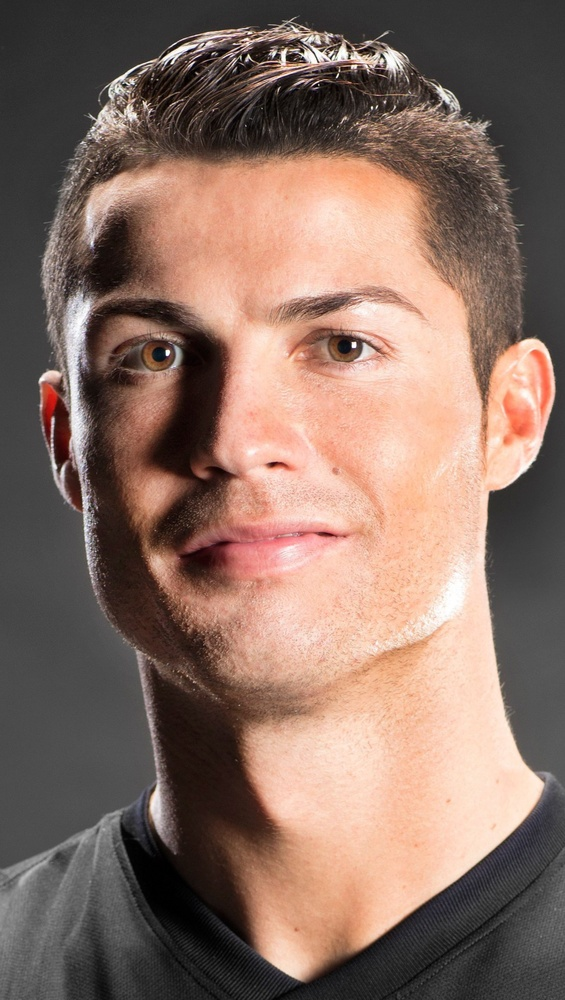
#> input picture Images/123.jpg, 565 x 1000 px, shrunk from 1220 x 2160 before the run
$ python -i image_quality.py   (imports and definitions only)   (older library calls are emulated)
#> lines starting #> are read from the running program, lines starting #| are printed output that depends on the picture
# image_quality.py
import cv2
import numpy as np
import datetime

LOG_FILE = "quality_log.txt"


def log_quality_issue(reason, value=None):
    """
    Writes a timestamped log entry to quality_log.txt.
    """
    timestamp = datetime.datetime.now().strftime("%Y-%m-%d %H:%M:%S")
    entry = f"[{timestamp}] {reason}"
    if value is not None:
        entry += f" (Value: {value:.2f})"
    entry += "\n"
    with open(LOG_FILE, "a") as f:
        f.write(entry)


def is_blurry(image, threshold=35):
    """
    Detects blur using Laplacian variance.
    Relaxed threshold → accepts slightly soft images too.
    """
    gray = cv2.cvtColor(image, cv2.COLOR_RGB2GRAY)
    variance = cv2.Laplacian(gray, cv2.CV_64F).var()
    if variance < threshold:
        log_quality_issue("Blurry Image", variance)
        return True
    return False


def is_too_dark_or_bright(image, dark_thresh=30, bright_thresh=230):
    """
    Checks whether an image is too dark or too bright.
    Relaxed thresholds so normal lighting passes.
    """
    gray = cv2.cvtColor(image, cv2.COLOR_RGB2GRAY)
    mean_intensity = np.mean(gray)

    if mean_intensity < dark_thresh:
        log_quality_issue("Too Dark", mean_intensity)
        return True
    elif mean_intensity > bright_thresh:
        log_quality_issue("Too Bright", mean_intensity)
        return True

    return False


def is_face_too_small(face_box, frame_shape, min_ratio=0.02):
    """
    Detects if the detected face is too small relative to the frame.
    Relaxed from 5% → 2% of frame area.
    """
    (x1, y1, x2, y2) = face_box
    h, w = frame_shape[:2]
    face_area = (x2 - x1) * (y2 - y1)
    frame_area = h * w
    ratio = face_area / frame_area

    if ratio < min_ratio:
        log_quality_issue("Face Too Small", ratio)
        return True
    return False


def is_good_quality(face_img, face_box=None, frame_shape=None):
    """
    Returns True if the image passes all checks, False otherwise.
    Logs reasons internally.
    Relaxed checks for real-world attendance use.
    """
    if face_img is None or face_img.size == 0:
        log_quality_issue("Empty Face Image")
        return False

    # Check blur
    if is_blurry(face_img):
        return False

    # Check lighting
    if is_too_dark_or_bright(face_img):
        return False

    # Check face size (optional)
    if face_box is not None and frame_shape is not None:
        if is_face_too_small(face_box, frame_shape):
            return False

    return True

>>> import cv2
>>> picture = cv2.cvtColor(cv2.imread('Images/123.jpg'), cv2.COLOR_BGR2RGB)
>>> result = is_good_quality(picture)
#> in is_blurry, `gray = cv2.cvtColor(image, cv2.COLOR_RGB2GRAY)`:
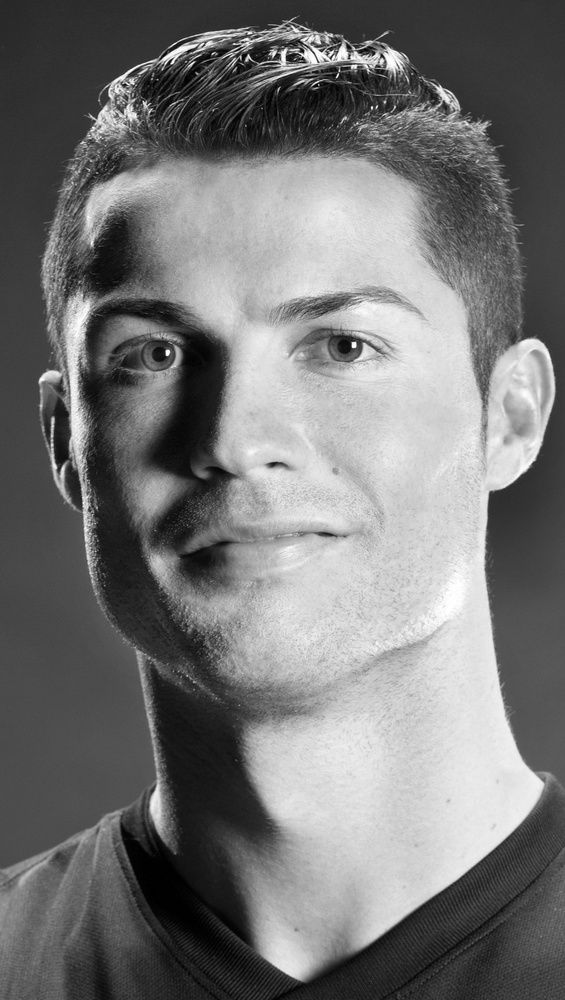
#> gray: shape (1000, 565); min 0, max 255, mean 117.6
#> in is_blurry, `variance = cv2.Laplacian(gray, cv2.CV_64F).var()`: variance = 780.3
#> in is_too_dark_or_bright, `mean_intensity = np.mean(gray)`: mean_intensity = 117.6
#> result = True

$ run again, on Images/143.jpg
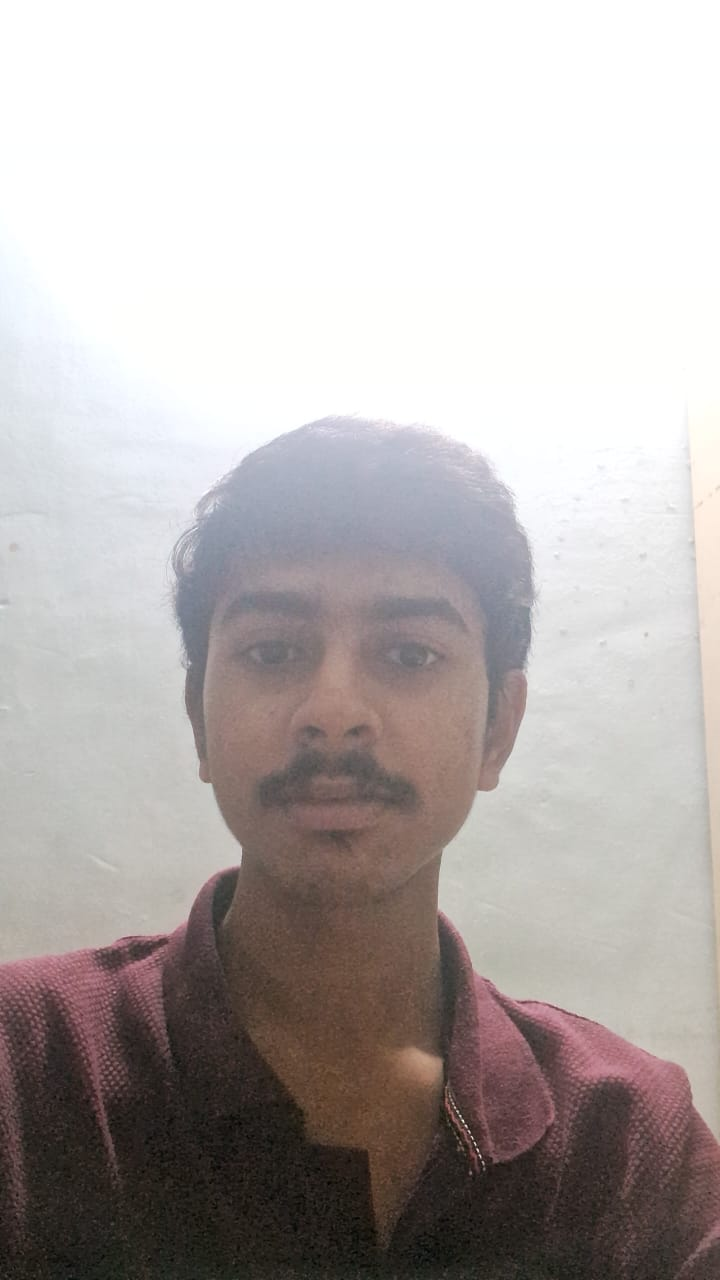
#> input picture Images/143.jpg, 720 x 1280 px
#> in is_blurry, `gray = cv2.cvtColor(image, cv2.COLOR_RGB2GRAY)`:
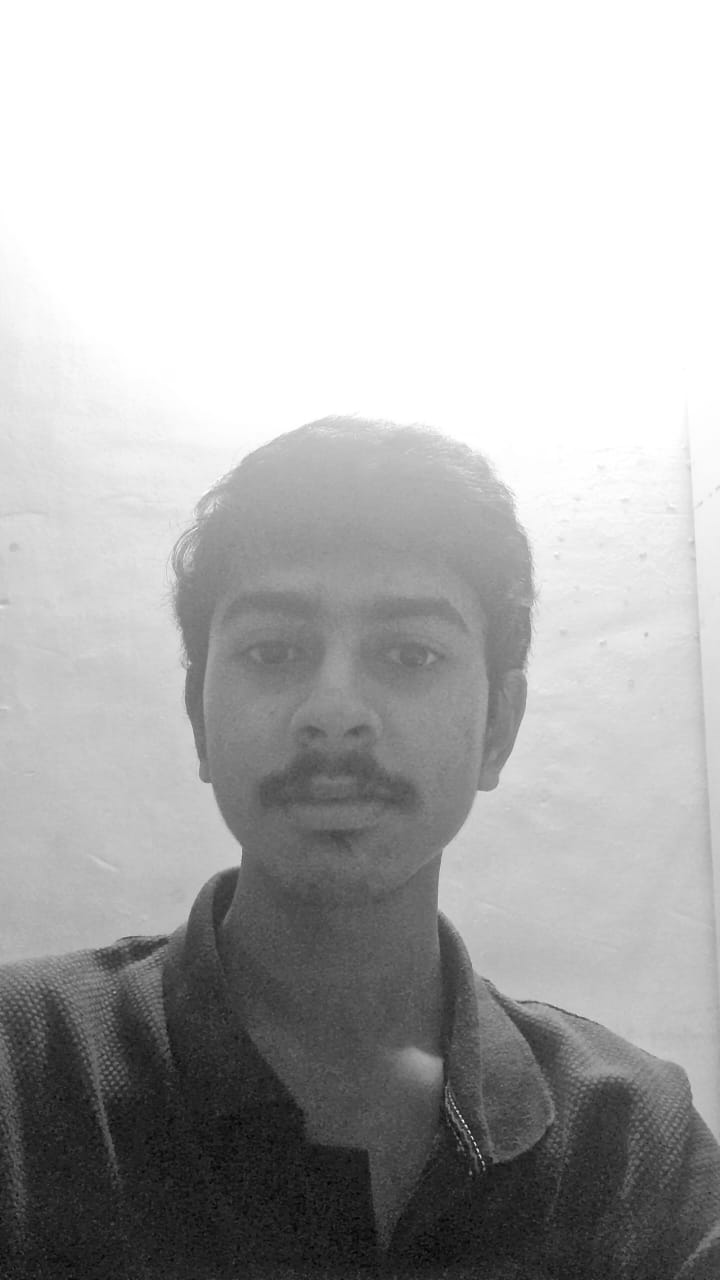
#> gray: shape (1280, 720); min 1, max 255, mean 177
#> variance = 47.21
#> mean_intensity = 177
#> result = True

$ run again, on Images/175.jpg
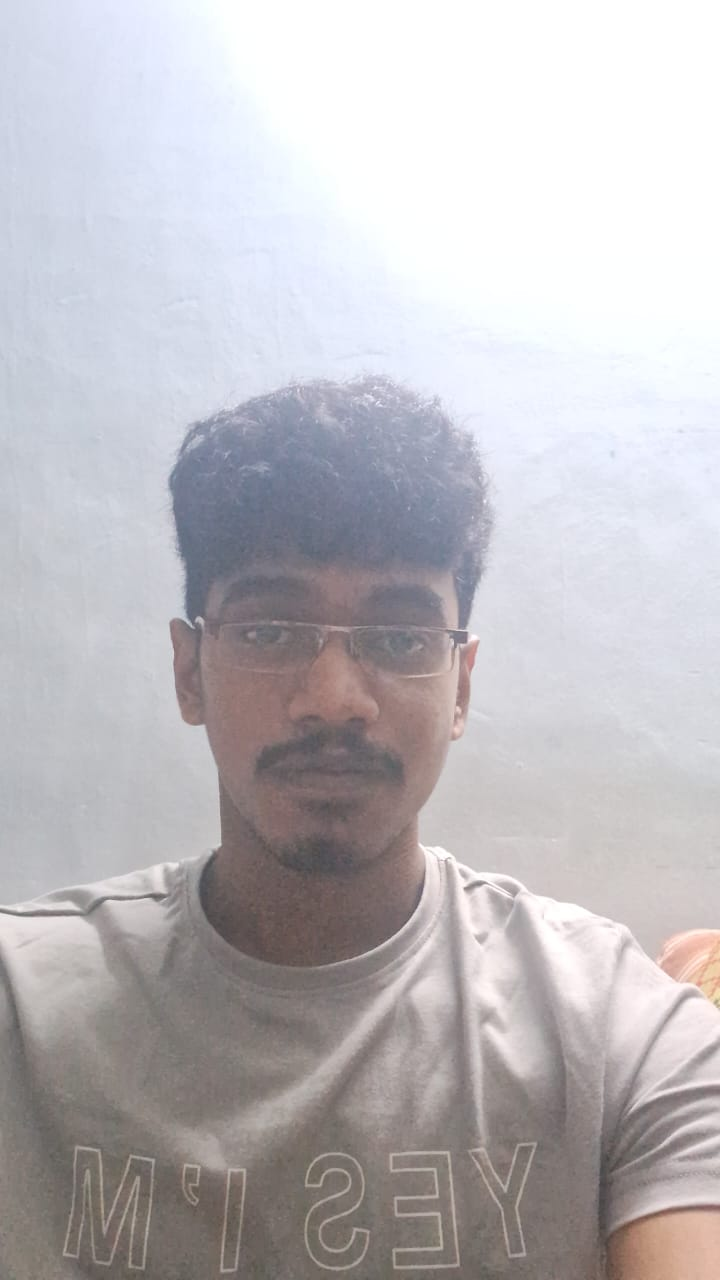
#> input picture Images/175.jpg, 720 x 1280 px
#> in is_blurry, `gray = cv2.cvtColor(image, cv2.COLOR_RGB2GRAY)`:
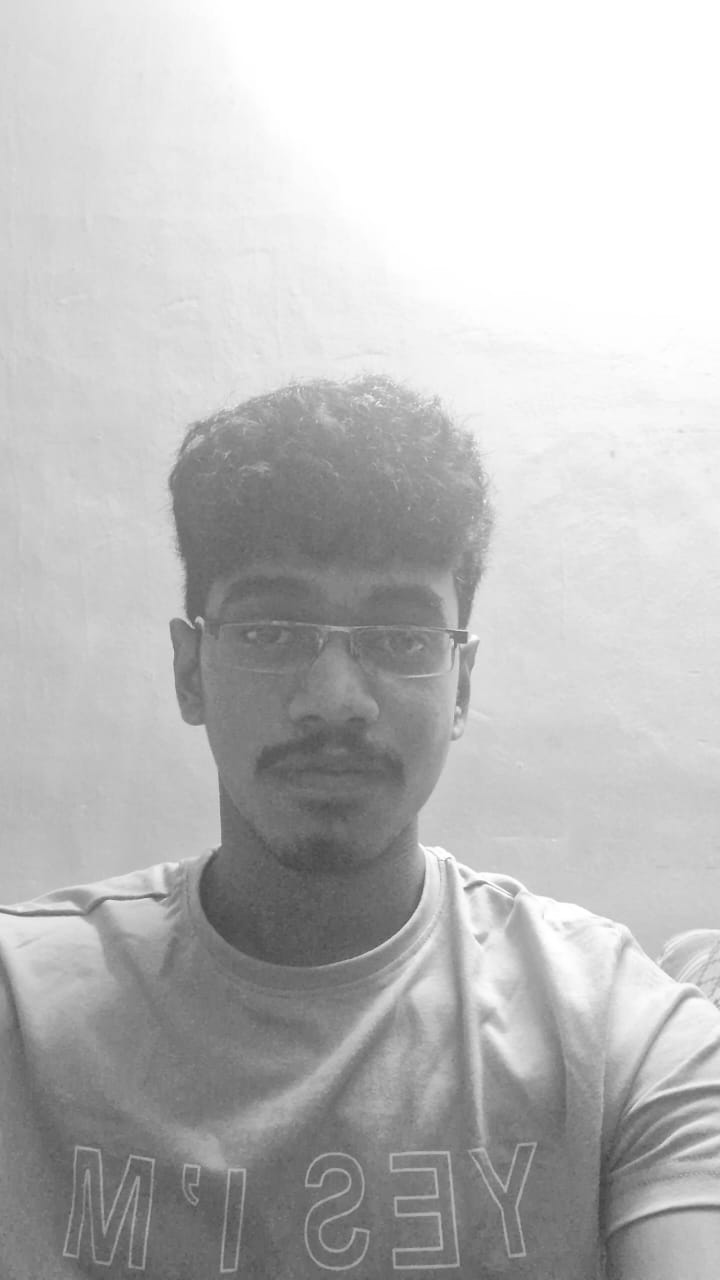
#> gray: shape (1280, 720); min 67, max 255, mean 188.4
#> variance = 26.93
#> result = False

$ run again, on Images/456.jpeg
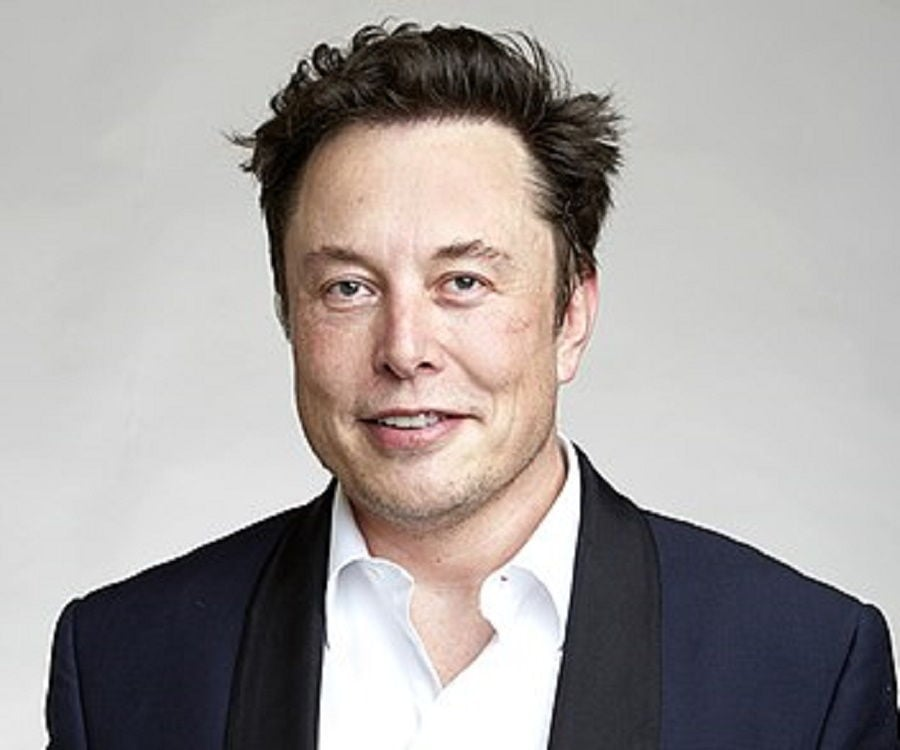
#> input picture Images/456.jpeg, 900 x 750 px
#> in is_blurry, `gray = cv2.cvtColor(image, cv2.COLOR_RGB2GRAY)`:
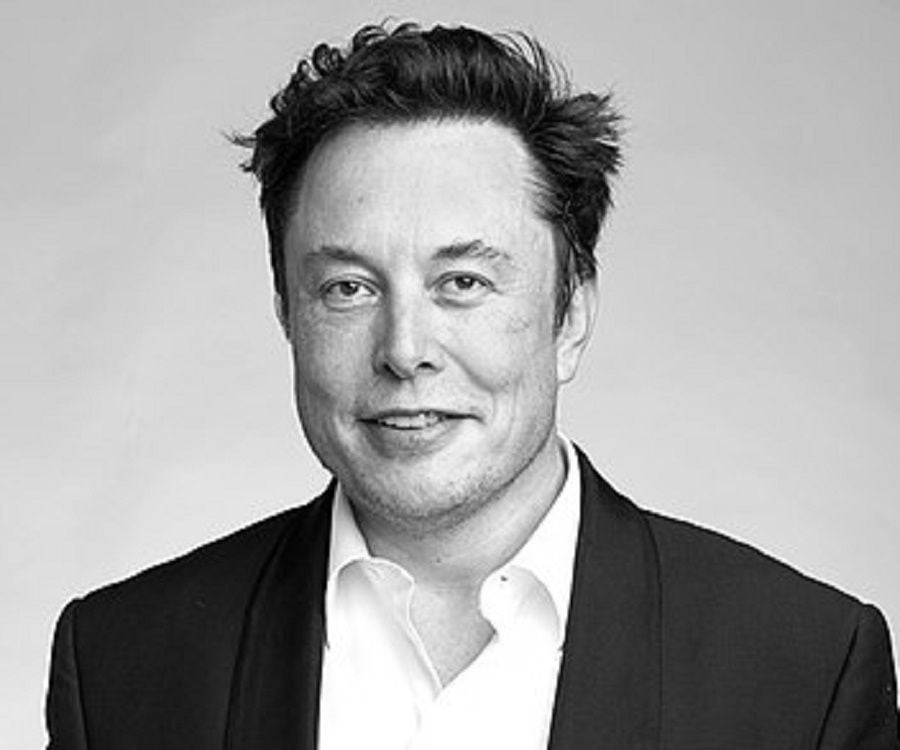
#> gray: shape (750, 900); min 0, max 255, mean 162.4
#> variance = 54.72
#> mean_intensity = 162.4
#> result = True
